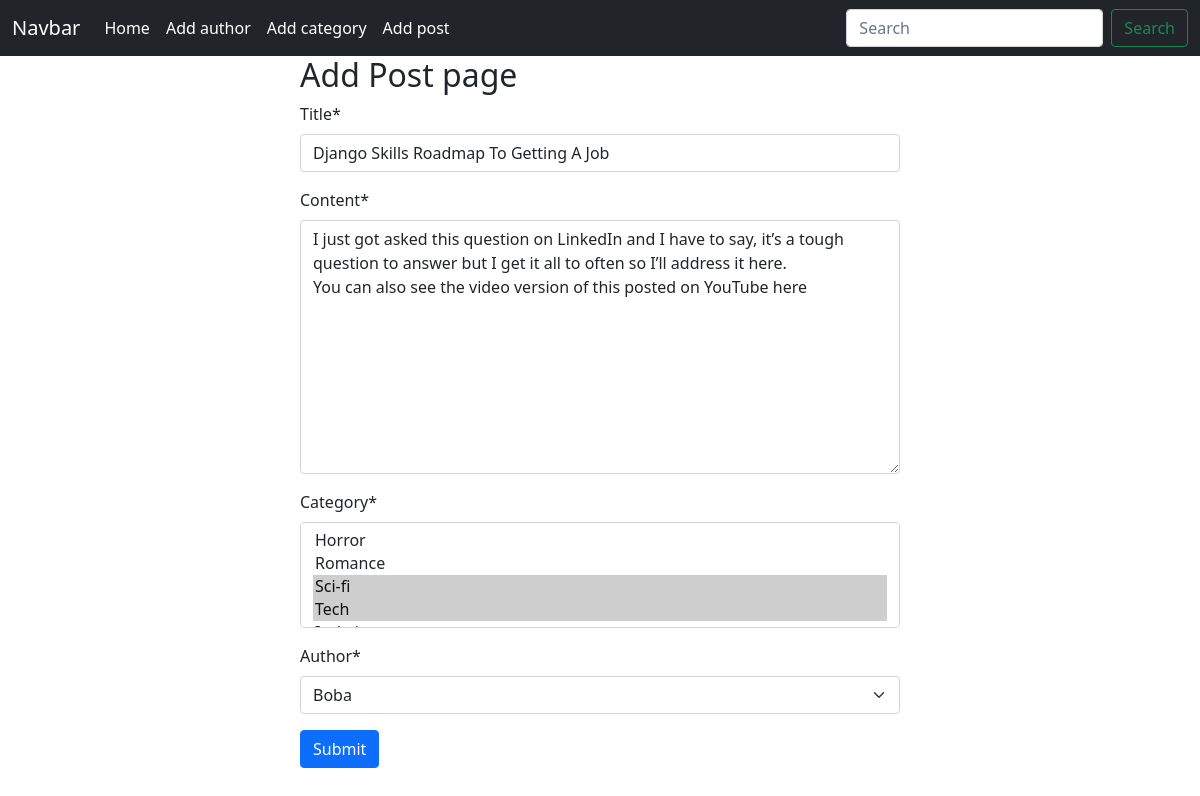
The app's page /post/edit/2 with its own data.
### post/models.py (models this page shows, shortened)
class Post(models.Model):
    title = models.CharField(max_length=50)
    content = models.TextField()
    category = models.ManyToManyField(Category)
    author = models.ForeignKey(Author, on_delete=models.CASCADE)

### post/views.py (the view)
# urls.py: path('edit/<int:id>', views.edit_post, name='edit_post'),
def edit_post(request, id):
    post = models.Post.objects.get(pk=id)
    postForm = forms.PostFrom(instance=post)
    if request.method == 'POST':  # user post request koreche
        postForm = forms.PostFrom(request.POST, instance=post)
        if postForm .is_valid():  # post kora data gula amra valid kina check kortechi
            postForm .save()  # jodi data valid hoy taile database e save korbo
            return redirect('homepage')
    return render(request, 'addPost.html', {'form': postForm})

### post/forms.py
class PostFrom(forms.ModelForm):
    class Meta:
        model = Post
        fields = '__all__'

### author/models.py (called while the page is built)
    def __str__(self):
        return self.name

### catagories/models.py (called while the page is built)
    def __str__(self):
        return self.name

### post/templates/addPost.html
{% extends 'base.html' %} {% load crispy_forms_tags %} {% block content %}
<form style="width: 50%; margin: auto" method="post">
  <h2>Add Post page</h2>
  {% csrf_token %} {{form | crispy}}
  <button class="btn btn-primary">Submit</button>
</form>
{% endblock %}

### records on screen
Post: title "Django Skills Roadmap To Getting A Job", content "I just got asked this question on LinkedIn and I have to say, it’s a tough question to answer but I get it all to often so I’ll address it here. You can also see the video version of this posted on YouTube here", author "Boba"
